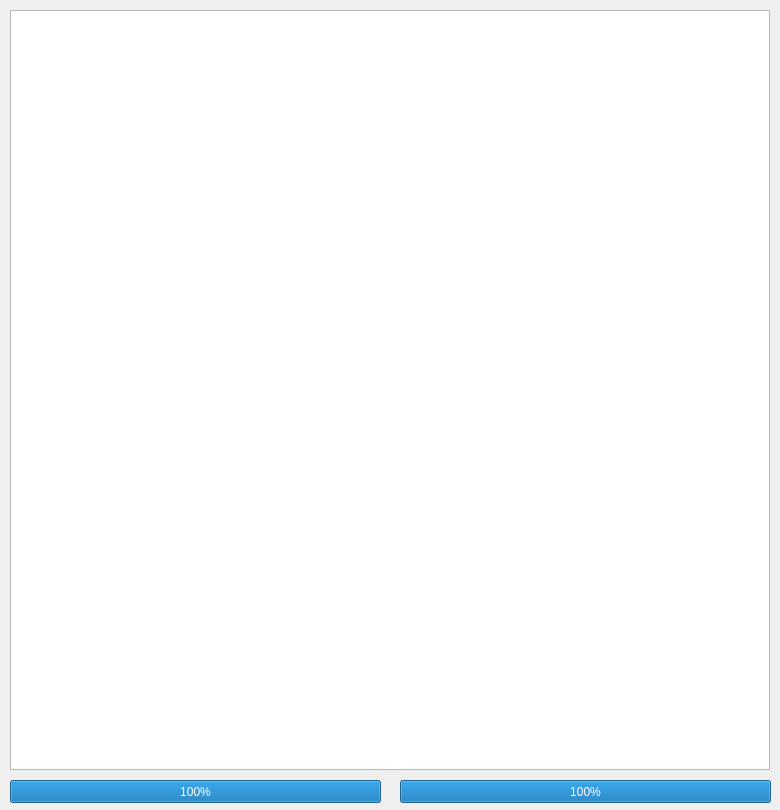
<?xml version="1.0" encoding="UTF-8"?>
<ui version="4.0">
 <class>TankGame</class>
 <widget class="QWidget" name="TankGame">
  <property name="geometry">
   <rect>
    <x>0</x>
    <y>0</y>
    <width>780</width>
    <height>810</height>
   </rect>
  </property>
  <property name="windowTitle">
   <string>Form</string>
  </property>
  <widget class="QGraphicsView" name="graphicsView">
   <property name="geometry">
    <rect>
     <x>10</x>
     <y>10</y>
     <width>760</width>
     <height>760</height>
    </rect>
   </property>
   <property name="focusPolicy">
    <enum>Qt::NoFocus</enum>
   </property>
   <property name="verticalScrollBarPolicy">
    <enum>Qt::ScrollBarAlwaysOff</enum>
   </property>
   <property name="horizontalScrollBarPolicy">
    <enum>Qt::ScrollBarAlwaysOff</enum>
   </property>
  </widget>
  <widget class="QProgressBar" name="progressBar_t1">
   <property name="geometry">
    <rect>
     <x>10</x>
     <y>780</y>
     <width>371</width>
     <height>23</height>
    </rect>
   </property>
   <property name="maximum">
    <number>10</number>
   </property>
   <property name="value">
    <number>10</number>
   </property>
  </widget>
  <widget class="QProgressBar" name="progressBar_t2">
   <property name="geometry">
    <rect>
     <x>400</x>
     <y>780</y>
     <width>371</width>
     <height>23</height>
    </rect>
   </property>
   <property name="maximum">
    <number>10</number>
   </property>
   <property name="value">
    <number>10</number>
   </property>
  </widget>
 </widget>
 <tabstops>
  <tabstop>graphicsView</tabstop>
 </tabstops>
 <resources/>
 <connections/>
</ui>
